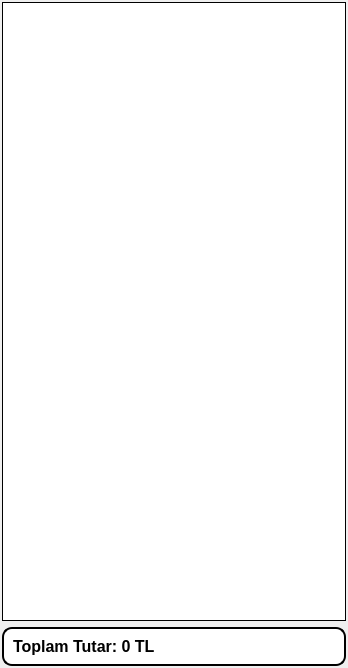
<?xml version="1.0" encoding="UTF-8"?>
<ui version="4.0">
 <class>CiftEkran_Table</class>
 <widget class="QDialog" name="CiftEkran_Table">
  <property name="geometry">
   <rect>
    <x>0</x>
    <y>0</y>
    <width>348</width>
    <height>668</height>
   </rect>
  </property>
  <property name="windowTitle">
   <string>Dialog</string>
  </property>
  <layout class="QGridLayout" name="gridLayout_2">
   <property name="leftMargin">
    <number>2</number>
   </property>
   <property name="topMargin">
    <number>2</number>
   </property>
   <property name="rightMargin">
    <number>2</number>
   </property>
   <property name="bottomMargin">
    <number>2</number>
   </property>
   <item row="0" column="0">
    <layout class="QGridLayout" name="gridLayout">
     <property name="leftMargin">
      <number>0</number>
     </property>
     <item row="0" column="0">
      <widget class="QTableView" name="tableView">
       <property name="minimumSize">
        <size>
         <width>0</width>
         <height>470</height>
        </size>
       </property>
       <property name="styleSheet">
        <string notr="true">QTableView {
    background-color: white; /* لون الخلفية العام للجدول */
	alternate-background-color: rgb(207, 207, 207);
    border: 1px solid black; /* لون الحدود الخارجية للجدول */
    gridline-color: black; /* لون خطوط الشبكة بين الخلايا */
    color: black; /* لون النص */
    font-size: 16px; /* حجم الخط */
    selection-background-color: black; /* لون الخلفية عند تحديد خلية */
    selection-color: white; /* لون النص عند تحديد خلية */
}

QTableView::item {
    padding: 10px; /* الحشوة الداخلية للخلايا */
    background-color: #F4F9FA; /* لون خلفية الخلايا */
    color: black; /* لون النص في الخلايا */
}

QTableView::item:selected {
    background-color: black; /* لون الخلفية عند تحديد خلية */
    color: #ffffff; /* لون النص عند تحديد خلية */
}

QTableView::item:hover {
    background-color: #1abc9c; /* لون الخلفية عند التمرير فوق خلية */
    color: #ffffff; /* لون النص عند التمرير فوق خلية */
}

QHeaderView::section {
    background-color: black; /* لون خلفية رؤوس الأعمدة */
    color: white; /* لون النص في رؤوس الأعمدة */
    padding: 5px;
    border: 1px solid black; /* لون الحدود حول رؤوس الأعمدة */
    font-size: 14px; /* حجم الخط لرؤوس الأعمدة */
	font-weight: bold;
}

QTableCornerButton::section {
    background-color: black; /* لون خلفية الزر في زاوية الجدول */
    border: 1px solid black; /* لون الحدود حول زر الزاوية */
}

QScrollBar:vertical {
    background-color:  #F4F9FA; /* لون الخلفية للشريط العمودي */
    width: 16px; /* عرض الشريط */
    margin: 20px 0 20px 0; /* المسافات العلوية والسفلية للشريط */
}

QScrollBar::handle:vertical {
    background-color: black; /* لون مقبض الشريط */
    min-height: 20px; /* أقل ارتفاع للمقبض */
    border-radius: 5px; /* زوايا دائرية للمقبض */
}

QScrollBar::add-line:vertical,
QScrollBar::sub-line:vertical {
    background-color: black;
    height: 20px;
    subcontrol-origin: margin;
}

QScrollBar::add-line:vertical:hover,
QScrollBar::sub-line:vertical:hover {
    background-color: gray; /* تغيير لون أزرار الشريط عند التمرير */
}


QScrollBar::up-arrow:vertical, QScrollBar::down-arrow:vertical {
    border: none;
    width: 16px;
    height: 16px;
    background-color: transparent;
}
/*------------------------------
-------------------------------*/

QScrollBar:horizontal {
    background-color: #F4F9FA; /* لون الخلفية للشريط الأفقي */
    height: 16px; /* ارتفاع الشريط */
    margin: 0 20px 0 20px; /* المسافات الجانبية للشريط */
}

QScrollBar::handle:horizontal {
    background-color: black; /* لون مقبض الشريط */
    min-width: 20px; /* أقل عرض للمقبض */
    border-radius: 5px; /* زوايا دائرية للمقبض */
}

QScrollBar::add-line:horizontal,
QScrollBar::sub-line:horizontal {
    background-color: black;
    width: 20px;
    subcontrol-origin: margin;
}

QScrollBar::add-line:horizontal:hover,
QScrollBar::sub-line:horizontal:hover {
    background-color: gray; /* تغيير لون أزرار الشريط عند التمرير */
}</string>
       </property>
       <property name="editTriggers">
        <set>QAbstractItemView::EditTrigger::NoEditTriggers</set>
       </property>
       <attribute name="horizontalHeaderMinimumSectionSize">
        <number>60</number>
       </attribute>
       <attribute name="horizontalHeaderDefaultSectionSize">
        <number>130</number>
       </attribute>
       <attribute name="horizontalHeaderStretchLastSection">
        <bool>true</bool>
       </attribute>
      </widget>
     </item>
     <item row="1" column="0">
      <widget class="QLabel" name="total_label2">
       <property name="font">
        <font>
         <pointsize>12</pointsize>
         <bold>true</bold>
        </font>
       </property>
       <property name="styleSheet">
        <string notr="true">border: 2px solid rgb(0, 0, 0);
border-radius: 10px;
color: black;
padding: 8px 5px;
font-weight:700;
background-color: rgb(255, 255, 255);</string>
       </property>
       <property name="text">
        <string>Toplam Tutar: 0 TL</string>
       </property>
      </widget>
     </item>
    </layout>
   </item>
  </layout>
 </widget>
 <resources/>
 <connections/>
</ui>
